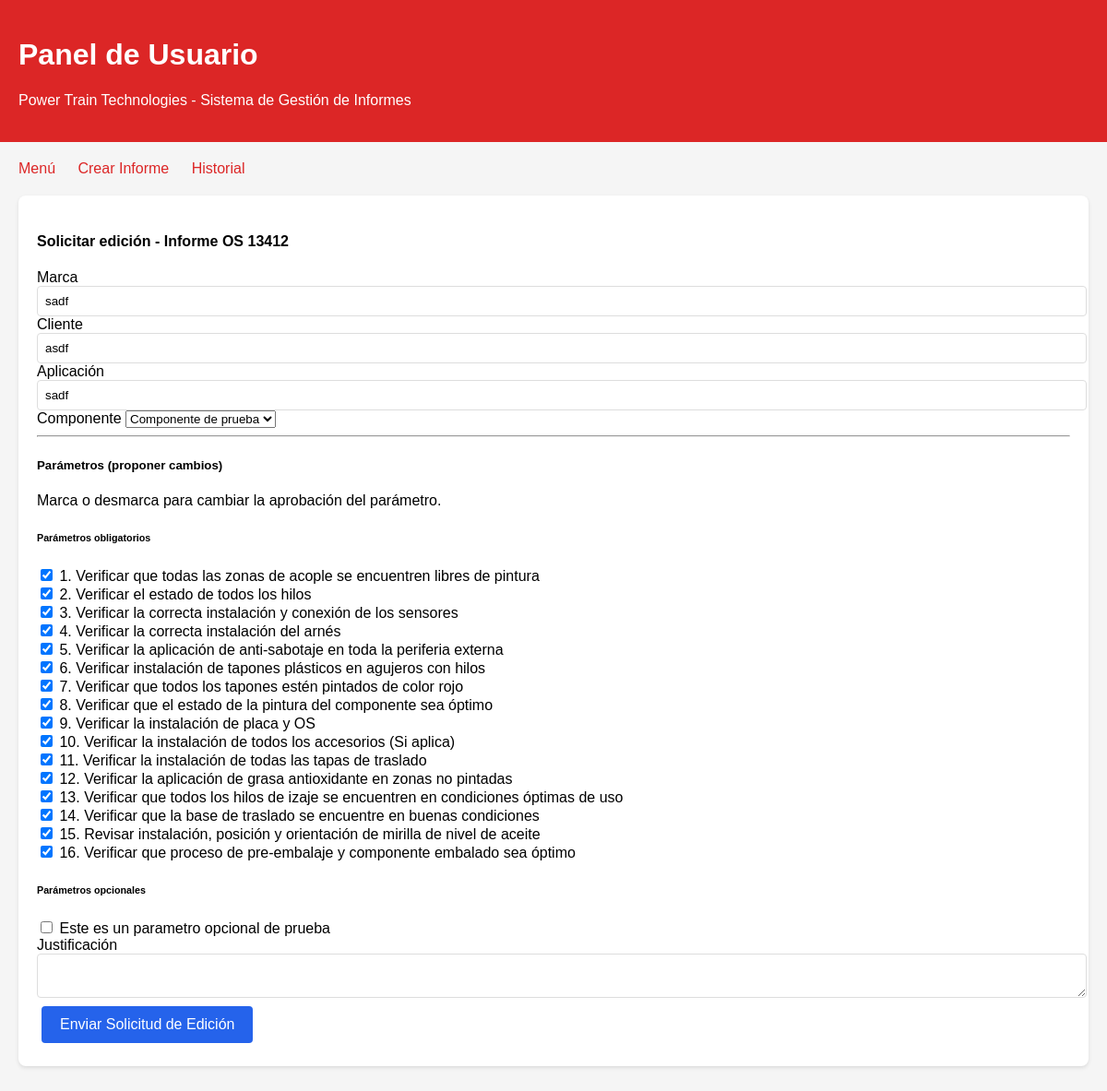
The app's page /editar/3/ (signed in) with its own data.
### admin_panel/models.py (models this page shows, shortened)
class Informe(models.Model):
    numero_os = models.CharField(max_length=50)
    marca = models.CharField(max_length=100)
    componente = models.ForeignKey(
    Componente,
    on_delete=models.PROTECT
    )
    cliente = models.CharField(max_length=200)
    aplicacion = models.CharField(max_length=100)
    autor = models.ForeignKey(
        settings.AUTH_USER_MODEL,
        on_delete=models.CASCADE,
        related_name="informes_creados"
    )
    inspector = models.ForeignKey(
        settings.AUTH_USER_MODEL,
        on_delete=models.CASCADE,
        related_name="informes_inspeccionados",
        null=True,
        blank=True
    )
    fecha_creacion = models.DateTimeField(auto_now_add=True)

class Componente(models.Model):
    nombre = models.CharField(max_length=100, unique=True)
    activo = models.BooleanField(default=True)

class ParametroObligatorio(models.Model):
    numero = models.IntegerField(unique=True)
    descripcion = models.TextField()
    activo = models.BooleanField(default=True)
    class Meta:
        ordering = ['numero']

class ParametroOpcional(models.Model):
    descripcion = models.TextField()
    activo = models.BooleanField(default=True)
    creado_por = models.ForeignKey(User, on_delete=models.CASCADE)
    fecha_creacion = models.DateTimeField(auto_now_add=True)

### user_panel/views.py (the view, shortened to what this page needs)
# urls.py: path('editar/<int:informe_id>/', views.solicitar_edicion, name='solicitar_edicion'),
@login_required
def solicitar_edicion(request, informe_id):
    informe = get_object_or_404(
        Informe,
        id=informe_id,
        inspector=request.user
    )
    respuestas = informe.respuestas.all()
    respuestas_obl_ids = [r.parametro_obligatorio.id for r in respuestas if r.parametro_obligatorio and r.aprobado]
    respuestas_opc_ids = [r.parametro_opcional.id for r in respuestas if r.parametro_opcional and r.aprobado]
    return render(request, 'user_panel/solicitar_edicion.html', {
        'informe': informe,
        'componentes': Componente.objects.filter(activo=True),
        'obligatorios': ParametroObligatorio.objects.filter(activo=True),
        'opcionales': ParametroOpcional.objects.filter(activo=True),
        'respuestas_obl_ids': respuestas_obl_ids,
        'respuestas_opc_ids': respuestas_opc_ids,
    })

### user_panel/templates/user_panel/solicitar_edicion.html (shortened to what this page needs)
{% extends "user_panel/base.html" %}
{% block content %}
<div class="card">
<h4>Solicitar edición - Informe OS {{ informe.numero_os }}</h4>
<form method="post">
  <div class="mb-3">
    <label class="form-label">Marca</label>
    <input class="form-control" name="marca" value="{{ informe.marca }}">
  </div>
  <div class="mb-3">
    <label class="form-label">Cliente</label>
    <input class="form-control" name="cliente" value="{{ informe.cliente }}">
  </div>
  <div class="mb-3">
    <label class="form-label">Aplicación</label>
    <input class="form-control" name="aplicacion" value="{{ informe.aplicacion }}">
  </div>
  <div class="mb-3">
    <label class="form-label">Componente</label>
    <select name="componente" class="form-select">
      {% for c in componentes %}
        <option value="{{ c.id }}" {% if informe.componente.id == c.id %}selected{% endif %}>{{ c.nombre }}</option>
      {% endfor %}
    </select>
  </div>
  <hr>
  <h5>Parámetros (proponer cambios)</h5>
  <p class="text-muted">Marca o desmarca para cambiar la aprobación del parámetro.</p>
  <div>
    <h6>Parámetros obligatorios</h6>
    {% for p in obligatorios %}
    <div class="form-check mb-2">
            <input class="form-check-input" type="checkbox" name="obl_{{ p.id }}" id="obl{{ p.id }}"
              {% if p.id in respuestas_obl_ids %}checked{% endif %}>
      <label class="form-check-label" for="obl{{ p.id }}">{{ p.numero }}. {{ p.descripcion }}</label>
    </div>
    {% endfor %}
  </div>
  <div class="mt-3">
    <h6>Parámetros opcionales</h6>
    {% for p in opcionales %}
    <div class="form-check mb-2">
            <input class="form-check-input" type="checkbox" name="opc_{{ p.id }}" id="opc{{ p.id }}"
              {% if p.id in respuestas_opc_ids %}checked{% endif %}>
      <label class="form-check-label" for="opc{{ p.id }}">{{ p.descripcion }}</label>
    </div>
    {% endfor %}
  </div>
  <div class="mb-3">
    <label class="form-label">Justificación</label>
    <textarea class="form-control" name="justificacion" required></textarea>
  </div>
  <button class="btn btn-primary">Enviar Solicitud de Edición</button>
  </form>
</div>
{% endblock %}

### user_panel/templates/user_panel/base.html (style rules this page uses)
body { font-family: Arial, sans-serif; margin: 0; padding: 20px; background: #f5f5f5; }
.card { background: white; padding: 20px; margin: 20px 0; border-radius: 8px; box-shadow: 0 2px 4px rgba(0,0,0,0.1); }
.btn { background: #dc2626; color: white; padding: 10px 20px; text-decoration: none; border-radius: 4px; display: inline-flex; align-items: center; justify-content: center; text-align: center; gap: 8px; margin: 5px; border: none; cursor: pointer; font-size: 16px; min-height: 40px; }
.btn-primary { background: #2563eb; }
.form-control { width: 100%; padding: 8px; border: 1px solid #ddd; border-radius: 4px; }

### records on screen
Informe: numero_os "13412", marca "sadf", cliente "asdf", aplicacion "sadf", componente "Componente de prueba"
ParametroObligatorio: id "☑", numero "1", descripcion "Verificar que todas las zonas de acople se encuentren libres de pintura"
ParametroObligatorio: id "☑", numero "2", descripcion "Verificar el estado de todos los hilos"
ParametroObligatorio: id "☑", numero "3", descripcion "Verificar la correcta instalación y conexión de los sensores"
ParametroObligatorio: id "☑", numero "4", descripcion "Verificar la correcta instalación del arnés"
ParametroObligatorio: id "☑", numero "5", descripcion "Verificar la aplicación de anti-sabotaje en toda la periferia externa"
ParametroObligatorio: id "☑", numero "6", descripcion "Verificar instalación de tapones plásticos en agujeros con hilos"
ParametroObligatorio: id "☑", numero "7", descripcion "Verificar que todos los tapones estén pintados de color rojo"
ParametroObligatorio: id "☑", numero "8", descripcion "Verificar que el estado de la pintura del componente sea óptimo"
ParametroObligatorio: id "☑", numero "9", descripcion "Verificar la instalación de placa y OS"
ParametroObligatorio: id "☑", numero "10", descripcion "Verificar la instalación de todos los accesorios (Si aplica)"
ParametroObligatorio: id "☑", numero "11", descripcion "Verificar la instalación de todas las tapas de traslado"
ParametroObligatorio: id "☑", numero "12", descripcion "Verificar la aplicación de grasa antioxidante en zonas no pintadas"
ParametroObligatorio: id "☑", numero "13", descripcion "Verificar que todos los hilos de izaje se encuentren en condiciones óptimas de uso"
ParametroObligatorio: id "☑", numero "14", descripcion "Verificar que la base de traslado se encuentre en buenas condiciones"
ParametroObligatorio: id "☑", numero "15", descripcion "Revisar instalación, posición y orientación de mirilla de nivel de aceite"
ParametroObligatorio: id "☑", numero "16", descripcion "Verificar que proceso de pre-embalaje y componente embalado sea óptimo"
ParametroOpcional: descripcion "Este es un parametro opcional de prueba"
